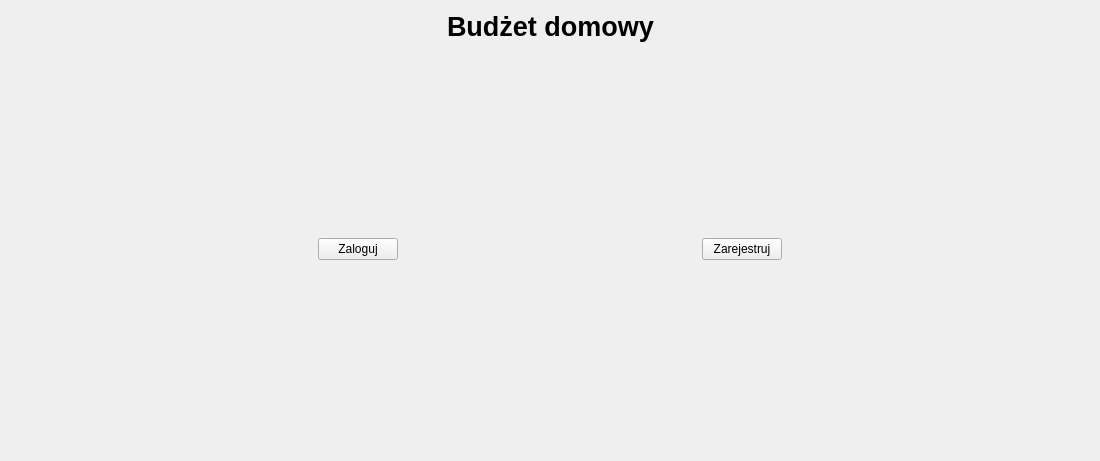
<?xml version="1.0" encoding="UTF-8"?>
<ui version="4.0">
 <class>Start_Log_Reg</class>
 <widget class="QWidget" name="Start_Log_Reg">
  <property name="geometry">
   <rect>
    <x>0</x>
    <y>0</y>
    <width>1100</width>
    <height>461</height>
   </rect>
  </property>
  <property name="windowTitle">
   <string>Form</string>
  </property>
  <layout class="QVBoxLayout" name="verticalLayout">
   <item>
    <layout class="QHBoxLayout" name="horizontalLayout_2">
     <item>
      <spacer name="horizontalSpacer_4">
       <property name="orientation">
        <enum>Qt::Horizontal</enum>
       </property>
       <property name="sizeHint" stdset="0">
        <size>
         <width>40</width>
         <height>20</height>
        </size>
       </property>
      </spacer>
     </item>
     <item>
      <widget class="QLabel" name="label">
       <property name="font">
        <font>
         <pointsize>20</pointsize>
         <bold>true</bold>
        </font>
       </property>
       <property name="text">
        <string>Budżet domowy</string>
       </property>
      </widget>
     </item>
     <item>
      <spacer name="horizontalSpacer_5">
       <property name="orientation">
        <enum>Qt::Horizontal</enum>
       </property>
       <property name="sizeHint" stdset="0">
        <size>
         <width>40</width>
         <height>20</height>
        </size>
       </property>
      </spacer>
     </item>
    </layout>
   </item>
   <item>
    <widget class="QStackedWidget" name="stackedWidget">
     <property name="currentIndex">
      <number>0</number>
     </property>
     <widget class="QWidget" name="Start_page">
      <layout class="QHBoxLayout" name="horizontalLayout_4">
       <item>
        <layout class="QHBoxLayout" name="horizontalLayout_3">
         <item>
          <spacer name="horizontalSpacer_2">
           <property name="orientation">
            <enum>Qt::Horizontal</enum>
           </property>
           <property name="sizeHint" stdset="0">
            <size>
             <width>40</width>
             <height>20</height>
            </size>
           </property>
          </spacer>
         </item>
         <item>
          <widget class="QPushButton" name="pushButton_Zaloguj">
           <property name="text">
            <string>Zaloguj</string>
           </property>
          </widget>
         </item>
         <item>
          <spacer name="horizontalSpacer">
           <property name="orientation">
            <enum>Qt::Horizontal</enum>
           </property>
           <property name="sizeHint" stdset="0">
            <size>
             <width>40</width>
             <height>20</height>
            </size>
           </property>
          </spacer>
         </item>
         <item>
          <widget class="QPushButton" name="pushButton_Zarejestruj">
           <property name="text">
            <string>Zarejestruj</string>
           </property>
          </widget>
         </item>
         <item>
          <spacer name="horizontalSpacer_3">
           <property name="orientation">
            <enum>Qt::Horizontal</enum>
           </property>
           <property name="sizeHint" stdset="0">
            <size>
             <width>40</width>
             <height>20</height>
            </size>
           </property>
          </spacer>
         </item>
        </layout>
       </item>
      </layout>
     </widget>
     <widget class="QWidget" name="Login_page">
      <layout class="QVBoxLayout" name="verticalLayout_2">
       <item>
        <spacer name="verticalSpacer">
         <property name="orientation">
          <enum>Qt::Vertical</enum>
         </property>
         <property name="sizeHint" stdset="0">
          <size>
           <width>20</width>
           <height>40</height>
          </size>
         </property>
        </spacer>
       </item>
       <item>
        <widget class="QLabel" name="label_2">
         <property name="font">
          <font>
           <pointsize>20</pointsize>
           <bold>true</bold>
          </font>
         </property>
         <property name="text">
          <string>Logowanie</string>
         </property>
        </widget>
       </item>
       <item>
        <widget class="QLabel" name="label_3">
         <property name="text">
          <string>E-mail</string>
         </property>
        </widget>
       </item>
       <item>
        <layout class="QHBoxLayout" name="horizontalLayout_6">
         <property name="topMargin">
          <number>0</number>
         </property>
         <item>
          <widget class="QLineEdit" name="lineEdit_emailLog"/>
         </item>
         <item>
          <spacer name="horizontalSpacer_6">
           <property name="orientation">
            <enum>Qt::Horizontal</enum>
           </property>
           <property name="sizeHint" stdset="0">
            <size>
             <width>40</width>
             <height>20</height>
            </size>
           </property>
          </spacer>
         </item>
        </layout>
       </item>
       <item>
        <widget class="QLabel" name="label_4">
         <property name="text">
          <string>Hasło</string>
         </property>
        </widget>
       </item>
       <item>
        <layout class="QHBoxLayout" name="horizontalLayout_7">
         <property name="topMargin">
          <number>0</number>
         </property>
         <item>
          <widget class="QLineEdit" name="lineEdit_passwordLog">
           <property name="echoMode">
            <enum>QLineEdit::Password</enum>
           </property>
          </widget>
         </item>
         <item>
          <spacer name="horizontalSpacer_7">
           <property name="orientation">
            <enum>Qt::Horizontal</enum>
           </property>
           <property name="sizeHint" stdset="0">
            <size>
             <width>40</width>
             <height>20</height>
            </size>
           </property>
          </spacer>
         </item>
        </layout>
       </item>
       <item>
        <spacer name="verticalSpacer_2">
         <property name="orientation">
          <enum>Qt::Vertical</enum>
         </property>
         <property name="sizeHint" stdset="0">
          <size>
           <width>20</width>
           <height>40</height>
          </size>
         </property>
        </spacer>
       </item>
       <item>
        <layout class="QHBoxLayout" name="horizontalLayout_8">
         <property name="topMargin">
          <number>0</number>
         </property>
         <item>
          <spacer name="horizontalSpacer_8">
           <property name="orientation">
            <enum>Qt::Horizontal</enum>
           </property>
           <property name="sizeHint" stdset="0">
            <size>
             <width>40</width>
             <height>20</height>
            </size>
           </property>
          </spacer>
         </item>
         <item>
          <widget class="QPushButton" name="pushButton_zalogujSie">
           <property name="text">
            <string>Zaloguj się</string>
           </property>
          </widget>
         </item>
         <item>
          <spacer name="horizontalSpacer_13">
           <property name="orientation">
            <enum>Qt::Horizontal</enum>
           </property>
           <property name="sizeHint" stdset="0">
            <size>
             <width>40</width>
             <height>20</height>
            </size>
           </property>
          </spacer>
         </item>
         <item>
          <widget class="QPushButton" name="pushButton">
           <property name="text">
            <string>Powrót</string>
           </property>
          </widget>
         </item>
         <item>
          <spacer name="horizontalSpacer_12">
           <property name="orientation">
            <enum>Qt::Horizontal</enum>
           </property>
           <property name="sizeHint" stdset="0">
            <size>
             <width>40</width>
             <height>20</height>
            </size>
           </property>
          </spacer>
         </item>
         <item>
          <spacer name="horizontalSpacer_9">
           <property name="orientation">
            <enum>Qt::Horizontal</enum>
           </property>
           <property name="sizeHint" stdset="0">
            <size>
             <width>40</width>
             <height>20</height>
            </size>
           </property>
          </spacer>
         </item>
        </layout>
       </item>
      </layout>
     </widget>
     <widget class="QWidget" name="Register_page">
      <layout class="QVBoxLayout" name="verticalLayout_3">
       <item>
        <widget class="QLabel" name="label_5">
         <property name="text">
          <string>Rejestracja</string>
         </property>
        </widget>
       </item>
       <item>
        <spacer name="verticalSpacer_3">
         <property name="orientation">
          <enum>Qt::Vertical</enum>
         </property>
         <property name="sizeHint" stdset="0">
          <size>
           <width>20</width>
           <height>40</height>
          </size>
         </property>
        </spacer>
       </item>
       <item>
        <widget class="QLabel" name="label_6">
         <property name="text">
          <string>E-mail</string>
         </property>
        </widget>
       </item>
       <item>
        <widget class="QLineEdit" name="lineEdit_emailReg">
         <property name="maximumSize">
          <size>
           <width>500</width>
           <height>16777215</height>
          </size>
         </property>
        </widget>
       </item>
       <item>
        <widget class="QLabel" name="label_7">
         <property name="text">
          <string>Imię</string>
         </property>
        </widget>
       </item>
       <item>
        <widget class="QLineEdit" name="lineEdit_firstNameReg">
         <property name="maximumSize">
          <size>
           <width>500</width>
           <height>16777215</height>
          </size>
         </property>
        </widget>
       </item>
       <item>
        <widget class="QLabel" name="label_8">
         <property name="text">
          <string>Nazwisko</string>
         </property>
        </widget>
       </item>
       <item>
        <widget class="QLineEdit" name="lineEdit_lastNameReg">
         <property name="maximumSize">
          <size>
           <width>500</width>
           <height>16777215</height>
          </size>
         </property>
        </widget>
       </item>
       <item>
        <widget class="QLabel" name="label_9">
         <property name="text">
          <string>Data urodzenia</string>
         </property>
        </widget>
       </item>
       <item>
        <widget class="QDateEdit" name="dateEdit_DOB_Reg">
         <property name="maximumSize">
          <size>
           <width>200</width>
           <height>16777215</height>
          </size>
         </property>
         <property name="alignment">
          <set>Qt::AlignRight|Qt::AlignTrailing|Qt::AlignVCenter</set>
         </property>
        </widget>
       </item>
       <item>
        <widget class="QLabel" name="label_10">
         <property name="text">
          <string>Hasło</string>
         </property>
        </widget>
       </item>
       <item>
        <widget class="QLineEdit" name="lineEdit_passwordReg">
         <property name="maximumSize">
          <size>
           <width>500</width>
           <height>16777215</height>
          </size>
         </property>
         <property name="echoMode">
          <enum>QLineEdit::Password</enum>
         </property>
        </widget>
       </item>
       <item>
        <spacer name="verticalSpacer_4">
         <property name="orientation">
          <enum>Qt::Vertical</enum>
         </property>
         <property name="sizeHint" stdset="0">
          <size>
           <width>20</width>
           <height>40</height>
          </size>
         </property>
        </spacer>
       </item>
       <item>
        <layout class="QHBoxLayout" name="horizontalLayout_9">
         <property name="topMargin">
          <number>0</number>
         </property>
         <item>
          <spacer name="horizontalSpacer_10">
           <property name="orientation">
            <enum>Qt::Horizontal</enum>
           </property>
           <property name="sizeHint" stdset="0">
            <size>
             <width>40</width>
             <height>20</height>
            </size>
           </property>
          </spacer>
         </item>
         <item>
          <widget class="QPushButton" name="pushButton_zarejestrujSie">
           <property name="text">
            <string>Zarejestruj</string>
           </property>
          </widget>
         </item>
         <item>
          <spacer name="horizontalSpacer_14">
           <property name="orientation">
            <enum>Qt::Horizontal</enum>
           </property>
           <property name="sizeHint" stdset="0">
            <size>
             <width>40</width>
             <height>20</height>
            </size>
           </property>
          </spacer>
         </item>
         <item>
          <widget class="QPushButton" name="pushButton_2">
           <property name="text">
            <string>Powrót</string>
           </property>
          </widget>
         </item>
         <item>
          <spacer name="horizontalSpacer_11">
           <property name="orientation">
            <enum>Qt::Horizontal</enum>
           </property>
           <property name="sizeHint" stdset="0">
            <size>
             <width>40</width>
             <height>20</height>
            </size>
           </property>
          </spacer>
         </item>
        </layout>
       </item>
      </layout>
     </widget>
    </widget>
   </item>
   <item>
    <layout class="QHBoxLayout" name="horizontalLayout"/>
   </item>
  </layout>
 </widget>
 <resources/>
 <connections/>
</ui>
